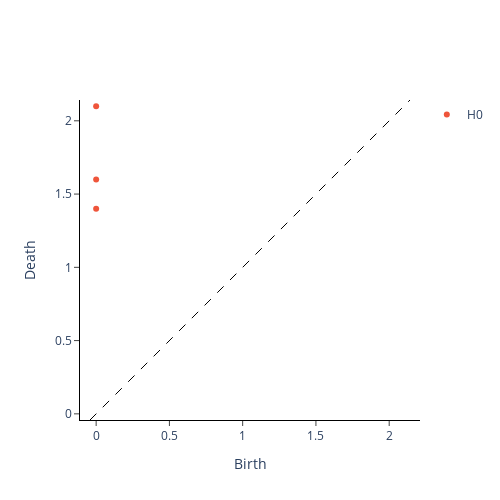

Here is the notebook cell this chart was saved with:
### Code cell
# plot persistence diagram for train set
persistence_homology.plot(diagrams_train)

### Figure 1 — Plotly figure (JSON) as saved in the notebook; plotly's stock layout.template omitted (floating-point values rounded to 4 significant figures)
{"data": [{"hoverinfo": "none", "line": {"color": "black", "dash": "dash", "width": 1}, "mode": "lines", "showlegend": false, "type": "scatter", "x": [-0.042, 2.142], "y": [-0.042, 2.142]}, {"hoverinfo": "text", "hovertext": ["(0.0, 1.399999976158142)", "(0.0, 1.600000023841858)", "(0.0, 2.0999999046325684)"], "mode": "markers", "name": "H0", "type": "scatter", "x": [0, 0, 0], "y": [1.4, 1.6, 2.1]}, {"hoverinfo": "text", "hovertext": [], "mode": "markers", "name": "H1", "type": "scatter", "x": [], "y": []}], "layout": {"height": 500, "plot_bgcolor": "white", "width": 500, "xaxis": {"autorange": false, "exponentformat": "e", "linecolor": "black", "linewidth": 1, "mirror": false, "range": [-0.042, 2.142], "showexponent": "all", "showline": true, "side": "bottom", "ticks": "outside", "title": {"text": "Birth"}, "type": "linear", "zeroline": true}, "yaxis": {"autorange": false, "exponentformat": "e", "linecolor": "black", "linewidth": 1, "mirror": false, "range": [-0.042, 2.142], "scaleanchor": "x", "scaleratio": 1, "showexponent": "all", "showline": true, "side": "left", "ticks": "outside", "title": {"text": "Death"}, "type": "linear", "zeroline": true}}}
